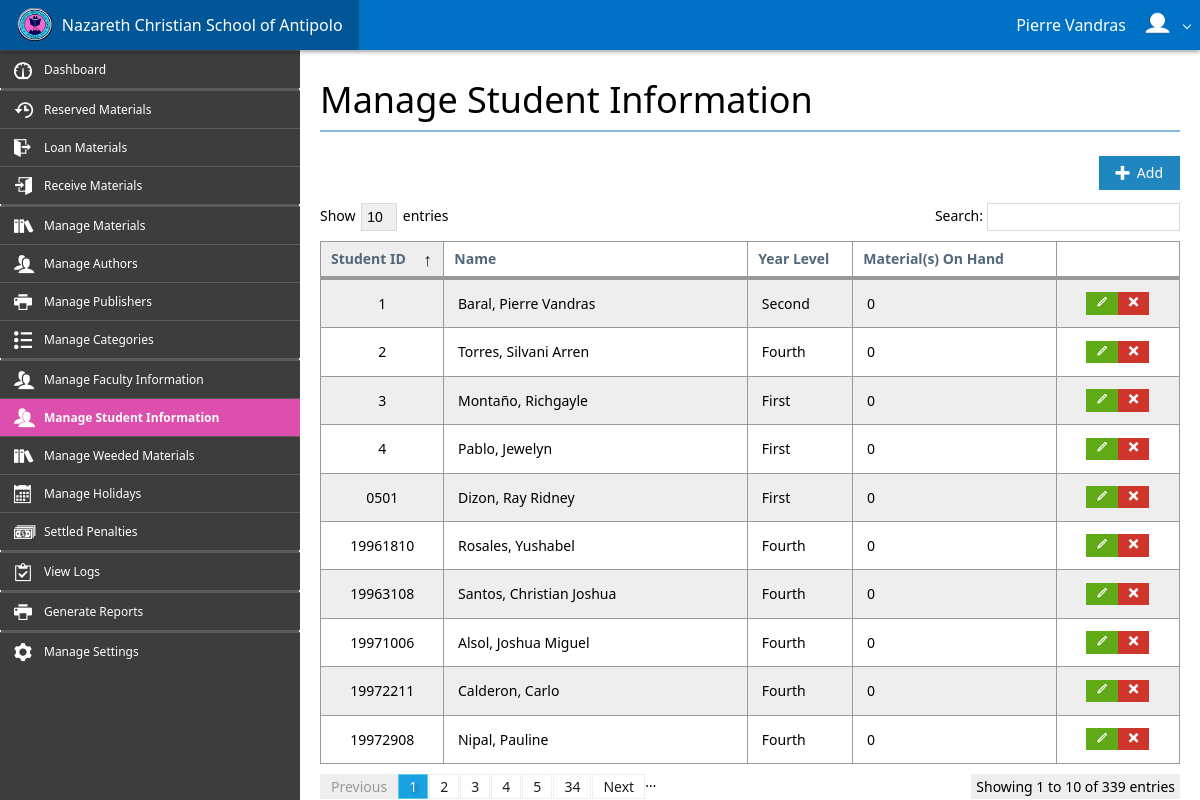
The page /control_panel/manage_students.php (signed in) on the database as committed earlier.
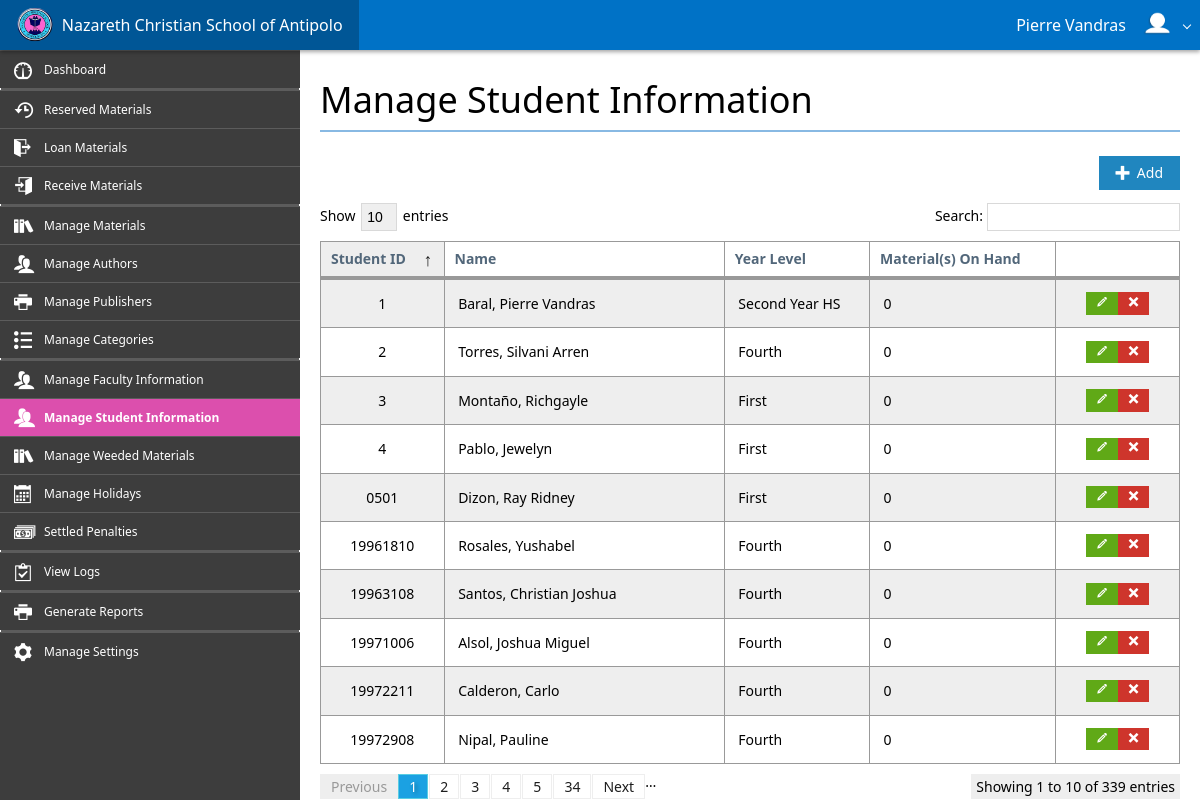
The same page on the database as committed later.
### tables this page shows
CREATE TABLE IF NOT EXISTS `accounts` (
  `Account_ID` varchar(11) NOT NULL,
  `Account_Type` varchar(15) NOT NULL,
  `On_Hand` int(5) NOT NULL DEFAULT '0'
);

CREATE TABLE IF NOT EXISTS `students` (
  `Student_ID` varchar(11) NOT NULL,
  `Student_Password` varchar(32) NOT NULL,
  `Student_Last_Name` varchar(255) NOT NULL,
  `Student_Middle_Name` varchar(255) NOT NULL,
  `Student_First_Name` varchar(255) NOT NULL,
  `Year_Level` varchar(20) NOT NULL,
  `Image` varchar(255) NOT NULL DEFAULT 'nazarean.png'
);

### control_panel/requests/connection.php (called while the page is built, shortened)
<?php
    class Connection {
        private $hostname = 'localhost';
        private $username = 'root';
        private $password = '';
        private $database = 'ncsa_db';
        private $connection, $query;
        function open() {
            $this->connection = mysqli_connect($this->hostname, $this->username, $this->password, $this->database);
        }
        function query($sql) {
            $this->query = mysqli_query($this->connection, $sql);
        }
        function fetch_assoc() {
            return mysqli_fetch_assoc($this->query);
        }
    }
?>

### control_panel/manage_students.php (the view, shortened to what the changed rows need)
<?php
    include_once('assets/system/header.php');
?>
    <?php
        if(isset($_SESSION['account_username'])) {
            $name = $_SESSION['account_first_name'] . ' ' . $_SESSION['account_last_name'];
        } else {
            echo '<div class="place-right">';
            echo '<a class="app-bar-element" href="login.php"><span class="mif-switch"></span>&nbsp;&nbsp;Login</a>';
            echo '</div>';
        }
    ?>
<div id="main-block">
    <div class="flex-grid" style="height: 100%;">
        <div class="row" style="height: 100%;">
            <div id="cell-content" class="cell auto-size padding20 pane-scroll">
                <h1 class="text-light">Manage Student Information</h1>
                <hr><br>
                <table id="students-table" class="table striped border bordered">
                    <thead>
                        <tr>
                            <th width="15%">Student ID</th>
                            <th>Name</th>
                            <th>Year Level</th>
                            <th>Material(s) On Hand</th>
                            <th width="15%"></th>
                        </tr>
                    </thead>
                    <tbody>
                        <?php
                            require_once('requests/connection.php');
                            $connection = new Connection();
                            $connection->open();
                            $connection->query("SELECT * FROM accounts INNER JOIN students ON accounts.Account_ID=students.Student_ID");
                            while($row = $connection->fetch_assoc()) {
                                if(strlen($row['Student_Middle_Name']) > 1) {
                                    $name = $row['Student_Last_Name'] . ', ' . $row['Student_First_Name'] . ' ' . substr($row['Student_Middle_Name'], 0, 1) . '.';
                                } else {
                                    $name = $row['Student_Last_Name'] . ', ' . $row['Student_First_Name'];
                                }
                                echo '<tr>';
                                echo '<td class="align-center">' . $row['Student_ID'] . '</td>';
                                echo '<td>' . $name . '</td>';
                                echo '<td>' . $row['Year_Level'] . '</td>';
                                echo '<td>' . $row['On_Hand'] . '</td>';
                                echo '<td class="align-center"><a class="button success mini-button beautify" data-button="edit-student-button" data-var-id="' . $row['Student_ID'] . '" data-role="hint" data-hint="Edit Student" data-hint-background="#dc4fad" data-hint-color="#ffffff" data-hint-mode="2" data-hint-position="top"><span class="mif mif-pencil"></span></a><a class="button danger mini-button beautify" data-button="delete-student-button" data-var-id="' . $row['Student_ID'] . '" data-role="hint" data-hint="Delete Student" data-hint-background="#dc4fad" data-hint-color="#ffffff" data-hint-mode="2" data-hint-position="top"><span class="mif mif-cross"></span></a></td>';
                                echo '</tr>';
                            }
                        ?>
                    </tbody>
                </table>
            </div>
        </div>
    </div>
</div>
<?php
    include_once('assets/system/footer.php');
?>

Rows that differ between the two databases and show on the page:
changed through a linked row, accounts "Baral, Pierre Vandras": students.Year_Level "Second" → "Second Year HS"
